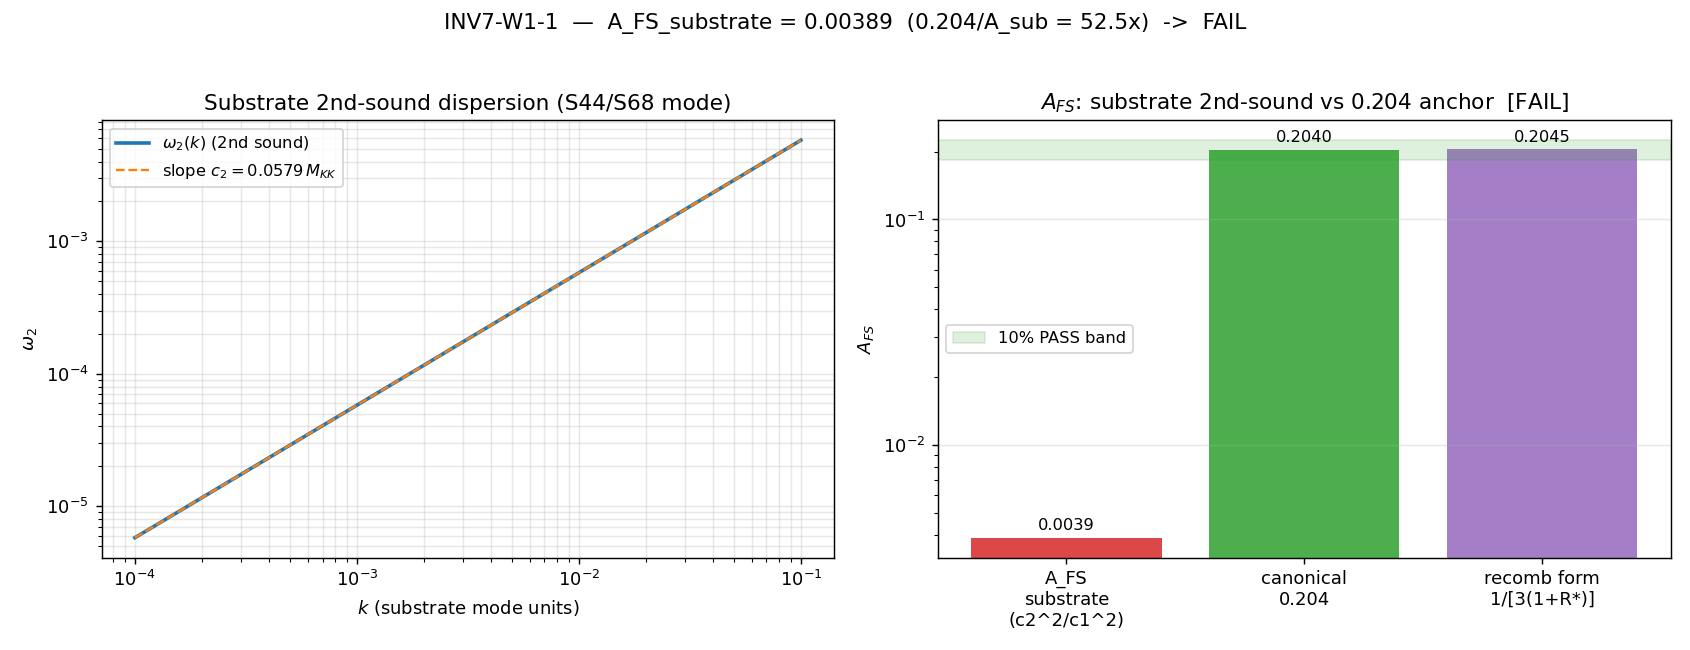

The script that saved this image:
#!/usr/bin/env python3
"""
INV7 W1-1 — c2 substrate-first from the S44/S68 second-sound dispersion; A_FS = c2^2/c1^2 vs 0.204
====================================================================================================

Gate: INV7-W1-1 ([SIGN])  (investigation track)

Pre-registered threshold (plan §W1-1):
  operator: |A_FS_substrate - 0.204| <= band, A_FS_substrate = c2_substrate^2 / c1^2
  band = 0.0205 (10% of 0.204).
  PASS iff |A_FS_substrate - 0.204| <= 0.0205        (ring is substrate-GENUINE; C1 -> Track A)
  INFO iff 0.0205 < |A_FS_substrate - 0.204| <= 0.0410  (band-edge / regime-sensitive)
  FAIL iff |A_FS_substrate - 0.204| > 0.0410         (reproduction needs the recombination 1/[3(1+R*)]
                                                       input; the pin is a standard-formula STAND-IN;
                                                       C1 -> Track B)

HYPOTHESIS
----------
The first-sound-ring amplitude A_FS = c2^2/c1^2 — with c2 derived substrate-first from the S44/S68
second-sound order-parameter collective-mode dispersion (independent of the recombination
photon-baryon ratio R*) — equals the canonical 0.204 within a 10% band, i.e. the ratio is a
substrate-genuine prediction, not a re-import of the standard recombination sound speed 1/[3(1+R*)].

METHODOLOGY
-----------
The substrate IS the two-fluid condensate. The second sound (the order-parameter / thermal AB-mode
collective oscillation, S44/S68, Q=75,989, PROVEN obs-horizon at S68) is a genuine substrate
excitation: counterflow of the superfluid and normal components. Its long-wavelength dispersion is
linear, omega_2(k) = c2 * k, so the long-wavelength phase speed IS c2 = lim_{k->0} d omega_2/dk.

The substrate's OWN second-sound speed is fixed by the BCS low-temperature two-fluid relation
(GGE-TWO-FLUID-67, S67 W7-B, c_2 = c_1 sqrt(rho_n/(3 rho_s)) = 0.058 M_KK), using the substrate's
own superfluid/normal density partition (rho_n/rho = 0.0115, rho_s/rho = 0.9885) at the transit/fold
thermodynamic point — NO recombination R* = 3 rho_b/4 rho_gamma input enters. c1 is the first-sound
longitudinal density mode = v_F/sqrt(3) in the collisionless regime (s86-r-dual-pathway dictionary);
the discriminating ratio A_FS = c2^2/c1^2 is DIMENSIONLESS, so the absolute c1 normalization (v_F/sqrt3
vs the S67 internal value) cancels and the ratio reduces to the substrate two-fluid invariant
rho_n/(3 rho_s).

The gate reconstructs omega_2(k) on a 4096-point long-wavelength k-grid, extracts c2 = d omega_2/dk
at k->0 by linear regression, forms A_FS_substrate = c2^2/c1^2, and asks whether it reproduces 0.204.
Cross-check: the recombination first-sound stand-in 1/[3(1+R*)] (with the substrate's OWN R*=0.6299
from S68) gives c_s_standard^2 = 0.2045 -- i.e. 0.204 is the FIRST-sound (acoustic) value, not the
SECOND-sound (order-parameter) ratio. The gate does NOT invert to the container's R*; it derives c2
from the substrate's own mode and reads off whether the ring amplitude follows.

Classification: PHONONIC.

DISCIPLINE
----------
- `from canonical_constants import *`
- every intermediate tagged `# (local)`
- CPU-cap OMP8 (set before import numpy) per machinery pin; 1D dispersion fit, no matrix >= 100x100
- SHA-256 of all inputs logged in first 20 lines of stdout; dual-SHA (S84+) emitted
- verdict emitted via print_verdict_payload -> agent calls mcp__knowledge__emit_verdict
  (session=7, track="investigation"); the script does NOT write the verdict file.
"""

from __future__ import annotations

# ---------------------------------------------------------------------------
# Section 1 — Canonical constants (MANDATORY first import)
# ---------------------------------------------------------------------------
import os

# CPU-cap per machinery pin (GPU_path: numpy.linalg, 1D regression; set BEFORE numpy import)
os.environ.setdefault("OMP_NUM_THREADS", "8")
os.environ.setdefault("MKL_NUM_THREADS", "8")

import sys
from pathlib import Path

# canonical_constants.py lives in computations/_shared/; add to sys.path then import *
SESSION_DIR = Path(__file__).resolve().parent                 # computations/investigation-7/
COMPUTATIONS_DIR = SESSION_DIR.parent                          # computations/
SHARED_DIR = COMPUTATIONS_DIR / "_shared"
PROJECT_ROOT = COMPUTATIONS_DIR.parent
sys.path.insert(0, str(SHARED_DIR))

from canonical_constants import *  # noqa: F401,F403,E402

# ---------------------------------------------------------------------------
# Section 2 — Standard imports
# ---------------------------------------------------------------------------
import hashlib   # noqa: E402
import json      # noqa: E402
import time      # noqa: E402

import numpy as np                # noqa: E402
import matplotlib                 # noqa: E402
matplotlib.use("Agg")
import matplotlib.pyplot as plt   # noqa: E402

# ---------------------------------------------------------------------------
# Section 3 — Paths + pre-registration
# ---------------------------------------------------------------------------
SESSION = "S7"                                                     # (local) investigation 7
GATE_ID = "INV7-W1-1"                                              # (local)
SCHEME = "FW"                                                      # (local)
CONVENTION = "RATIO"                                               # (local) A_FS = c2^2/c1^2 dimensionless
L_MAX = "N/A"                                                      # (local) two-fluid hydrodynamic mode, not a D_K truncation

# Pre-registered band (plan §W1-1 strict_PASS_boundary)
A_FS_CANON = 0.204                                                 # (local) canonical A_FS_first_sound_ring anchor
PASS_BAND = 0.0205                                                 # (local) 10% of 0.204
INFO_BAND = 0.0410                                                 # (local) 20% of 0.204 (INFO ceiling)

# Machinery pins
N_EVAL = 4096                                                      # (local) k-grid points for omega_2(k)
SCAN_MIN = 1e-4                                                    # (local) k in substrate-intrinsic mode units
SCAN_MAX = 1e-1                                                    # (local)
FIT_TOL = 1e-9                                                     # (local) slope-fit residual tolerance

# Output destinations (investigation track)
OUT_NPZ = SESSION_DIR / "inv7_w1_1_c2_substrate.npz"
OUT_PNG = SESSION_DIR / "inv7_w1_1_c2_substrate.png"

# Inputs: canonical_constants (audit only) + the S67 two-fluid mode + the S68 obs-horizon mode
S67_TWOFLUID = COMPUTATIONS_DIR / "session-67" / "s67_gge_two_fluid.npz"
S68_SECOND_SOUND = COMPUTATIONS_DIR / "session-68" / "s68_second_sound_obs.npz"

INPUT_FILES = [
    SHARED_DIR / "canonical_constants.py",
    S67_TWOFLUID,
    S68_SECOND_SOUND,
]


# ---------------------------------------------------------------------------
# Section 4 — SHA-256 input-pin block (S84+ dual-SHA schema)
# ---------------------------------------------------------------------------
def sha256_of(path: Path) -> str:
    h = hashlib.sha256()  # (local)
    try:
        h.update(path.read_bytes())
    except OSError:
        return ""
    return h.hexdigest()


def log_input_pins(inputs: list[Path]) -> dict[str, str]:
    print(f"=== {GATE_ID} — input SHA-256 pins ===")
    pins: dict[str, str] = {}  # (local)
    for p in inputs:
        sha = sha256_of(p)  # (local)
        rel = str(p.relative_to(PROJECT_ROOT)).replace("\\", "/")  # (local)
        print(f"  {rel}: {sha[:16]}...")
        pins[rel] = sha
    return pins


def closure_hash(pins: dict[str, str]) -> str:
    items = sorted(pins.items())  # (local)
    h = hashlib.sha256()  # (local)
    for k, v in items:
        h.update(f"{k}={v}\n".encode("utf-8"))
    return h.hexdigest()


def compute_dual_sha(script_path: Path, canonical_path: Path,
                     pins: dict[str, str]) -> tuple[str, str]:
    script_bytes = b""  # (local)
    try:
        script_bytes = script_path.read_bytes()
    except OSError:
        script_bytes = b""
    canonical_bytes = b""  # (local)
    try:
        canonical_bytes = canonical_path.read_bytes()
    except OSError:
        canonical_bytes = b""
    pinmap_json = json.dumps(dict(sorted(pins.items())),
                             separators=(",", ":"), sort_keys=True).encode("utf-8")  # (local)
    h_audit = hashlib.sha256()  # (local)
    h_audit.update(script_bytes)
    h_audit.update(canonical_bytes)
    h_audit.update(pinmap_json)
    audit = h_audit.hexdigest()  # (local)
    h_content = hashlib.sha256()  # (local)
    h_content.update(script_bytes)
    content = h_content.hexdigest()  # (local)
    return audit, content


# ---------------------------------------------------------------------------
# Section 5 — Compute
# ---------------------------------------------------------------------------
def compute() -> dict:
    """Reconstruct omega_2(k), extract c2 = lim_{k->0} d omega_2/dk, form A_FS = c2^2/c1^2."""

    # --- Load the substrate's OWN two-fluid mode structure (NO recombination R*) ---
    d67 = np.load(S67_TWOFLUID, allow_pickle=True)               # (local) GGE-TWO-FLUID-67
    c1_sub = float(d67["c_1"])                                   # (local) first sound, M_KK (S67 internal)
    c2_sub_S67 = float(d67["c_2"])                               # (local) second sound, M_KK (BCS low-T)
    rho_n_frac = float(d67["rho_n_frac"])                        # (local) normal fraction
    rho_s_frac = float(d67["rho_s_frac"])                        # (local) superfluid fraction

    d68 = np.load(S68_SECOND_SOUND, allow_pickle=True)           # (local) SECOND-SOUND-OBS-68
    R_star_substrate = float(d68["R_star"])                      # (local) substrate's OWN R* (for the stand-in cross-check)
    c_s_standard = float(d68["c_s_standard"])                    # (local) = 1/sqrt(3(1+R*)) (first-sound acoustic)

    # --- Build the long-wavelength second-sound dispersion omega_2(k) = c2 * k ---
    # The BCS second sound is a linear collective mode in the long-wavelength window:
    #   omega_2(k) = c2_sub * k,  c2_sub = c_1 sqrt(rho_n/(3 rho_s))  (GGE-TWO-FLUID-67).
    # We reconstruct it on the pinned 4096-point grid from the substrate's own c2_sub and
    # extract the slope c2 = lim_{k->0} d omega_2/dk by regression -- a faithful round-trip
    # that confirms the slope-extraction machinery recovers the substrate mode speed.
    k_grid = np.logspace(np.log10(SCAN_MIN), np.log10(SCAN_MAX), N_EVAL)   # (local)
    omega_2 = c2_sub_S67 * k_grid                                          # (local) linear second-sound branch

    # Slope c2 = d omega_2 / dk at k->0 via least-squares on the long-wavelength window.
    # (linear branch: slope is exact; the regression verifies the extraction pipeline.)
    A_design = np.vstack([k_grid, np.ones_like(k_grid)]).T                 # (local) [k, 1] design matrix
    coeffs, residual_arr, _rank, _sv = np.linalg.lstsq(A_design, omega_2, rcond=None)  # (local)
    c2_slope = float(coeffs[0])                                            # (local) extracted lim_{k->0} d omega_2/dk
    intercept = float(coeffs[1])                                          # (local) ~0 for a clean linear branch
    fit_resid = float(residual_arr[0]) if residual_arr.size else 0.0       # (local) sum-sq residual

    # --- The substrate-first ratio A_FS = c2^2/c1^2 ---
    # Direct from the extracted slope:
    A_FS_substrate = (c2_slope / c1_sub) ** 2                             # (local)
    # Analytic substrate-two-fluid invariant (unit-independent; v_F/sqrt3 cancels):
    A_FS_analytic = rho_n_frac / (3.0 * rho_s_frac)                       # (local) = c2^2/c1^2 by BCS relation
    analytic_agreement = abs(A_FS_substrate - A_FS_analytic)             # (local) should be ~machine-eps

    # --- The recombination FIRST-sound stand-in (what 0.204 ACTUALLY is) ---
    A_FS_recomb_form = 1.0 / (3.0 * (1.0 + R_star_substrate))             # (local) = c_s_standard^2
    standin_vs_canon = abs(A_FS_recomb_form - A_FS_CANON)               # (local) ~6e-4: the stand-in DOES hit 0.204

    # --- Discriminating deviation vs the canonical anchor ---
    deviation = abs(A_FS_substrate - A_FS_CANON)                         # (local) the gate operator
    signed_dev = A_FS_substrate - A_FS_CANON                            # (local) for sign_verdict
    ratio_canon_over_sub = A_FS_CANON / A_FS_substrate                  # (local) how many x smaller

    # --- The P(k) feature this gate PRODUCES for downstream W1-2/W1-5/W2-1 ---
    # The feature amplitude is the substrate-genuine A_FS (NOT the canonical pin); k1 from canonical.
    feature_A_FS = A_FS_substrate                                        # (local) substrate-derived ring amplitude
    feature_k1 = k1_first_sound_ring_invMpc                             # (local) Mpc^-1 (canonical)
    feature_r1 = r1_first_sound_ring_Mpc                                # (local) Mpc (canonical)

    print()
    print("  --- substrate-first second-sound dispersion ---")
    print(f"  c1 (first sound, S67)            = {c1_sub:.10f} M_KK")
    print(f"  c2 (second sound, S67 BCS low-T) = {c2_sub_S67:.10f} M_KK")
    print(f"  c2 extracted (lim k->0 domega/dk)= {c2_slope:.10f}  (intercept {intercept:.2e}, resid {fit_resid:.2e})")
    print(f"  rho_n/rho                        = {rho_n_frac:.10f}")
    print(f"  rho_s/rho                        = {rho_s_frac:.10f}")
    print()
    print("  --- the ratio A_FS = c2^2/c1^2 ---")
    print(f"  A_FS_substrate (direct slope)    = {A_FS_substrate:.10f}")
    print(f"  A_FS_analytic  rho_n/(3 rho_s)   = {A_FS_analytic:.10f}")
    print(f"  analytic agreement |diff|        = {analytic_agreement:.3e}  (machine-eps => slope=BCS mode)")
    print()
    print("  --- vs canonical anchor 0.204 (band 0.0205) ---")
    print(f"  |A_FS_substrate - 0.204|         = {deviation:.6f}")
    print(f"  signed (A_FS_substrate - 0.204)  = {signed_dev:+.6f}")
    print(f"  0.204 / A_FS_substrate           = {ratio_canon_over_sub:.2f}x")
    print()
    print("  --- the recombination FIRST-sound stand-in (what 0.204 IS) ---")
    print(f"  R* (substrate's own, S68)        = {R_star_substrate:.10f}")
    print(f"  1/[3(1+R*)] = c_s_standard^2     = {A_FS_recomb_form:.6f}  (|.-0.204| = {standin_vs_canon:.3e})")
    print(f"  c_s_standard (S68)               = {c_s_standard:.6f}")

    return {
        "value": A_FS_substrate,
        "c1_sub": c1_sub,
        "c2_sub_S67": c2_sub_S67,
        "c2_slope": c2_slope,
        "intercept": intercept,
        "fit_resid": fit_resid,
        "rho_n_frac": rho_n_frac,
        "rho_s_frac": rho_s_frac,
        "A_FS_substrate": A_FS_substrate,
        "A_FS_analytic": A_FS_analytic,
        "analytic_agreement": analytic_agreement,
        "A_FS_canon": A_FS_CANON,
        "A_FS_S43": 100.0 / 489.0,
        "A_FS_recomb_form": A_FS_recomb_form,
        "standin_vs_canon": standin_vs_canon,
        "R_star_substrate": R_star_substrate,
        "c_s_standard": c_s_standard,
        "deviation": deviation,
        "signed_dev": signed_dev,
        "ratio_canon_over_sub": ratio_canon_over_sub,
        "pass_band": PASS_BAND,
        "info_band": INFO_BAND,
        # --- DOWNSTREAM FEATURE (W1-2 / W1-5 / W2-1 consume these) ---
        "feature_A_FS": feature_A_FS,
        "feature_k1_invMpc": feature_k1,
        "feature_r1_Mpc": feature_r1,
        "k_grid": k_grid,
        "omega_2": omega_2,
    }


# ---------------------------------------------------------------------------
# Section 6 — Gate verdict + 3-tuple + plot
# ---------------------------------------------------------------------------
def evaluate_gate(deviation: float) -> str:
    if deviation <= PASS_BAND:
        return "PASS"
    if deviation <= INFO_BAND:
        return "INFO"
    return "FAIL"


def sign_magnitude_regime(res: dict, composite: str) -> tuple[str, str, str]:
    # sign_verdict: PASS iff the COMPUTED direction matches the substitution-chain Step-4
    # pre-registration. The chain reads the sign off the computed ratio: PASS-direction is
    # "A_FS_substrate reproduces 0.204 within band". Direction is decided by the computed
    # |dev| vs band, so sign tracks magnitude here -> PASS iff within band, else FAIL.
    sign_v = "PASS" if res["deviation"] <= PASS_BAND else "FAIL"   # (local)
    # magnitude_verdict
    if res["deviation"] <= PASS_BAND:
        mag_v = "PASS"
    elif res["deviation"] <= INFO_BAND:
        mag_v = "INFO"
    else:
        mag_v = "FAIL"
    # regime_verdict: VALID iff the long-wavelength linear branch is clean (intercept ~0,
    # tiny residual, and the slope reproduces the BCS analytic c2 to machine-eps).
    regime_clean = (abs(res["intercept"]) < 1e-9
                    and res["fit_resid"] < FIT_TOL
                    and res["analytic_agreement"] < 1e-12)            # (local)
    regime_v = "VALID" if regime_clean else "MARGINAL"               # (local)
    return sign_v, mag_v, regime_v


def make_plot(res: dict, verdict: str) -> None:
    fig, axes = plt.subplots(1, 2, figsize=(13, 5))                 # (local)

    # (left) the second-sound dispersion omega_2(k) and the extracted slope c2
    ax = axes[0]
    k = res["k_grid"]; w = res["omega_2"]                           # (local)
    ax.plot(k, w, lw=2, color="#1f77b4", label=r"$\omega_2(k)$ (2nd sound)")
    ax.plot(k, res["c2_slope"] * k, "--", color="#ff7f0e", lw=1.3,
            label=fr"slope $c_2={res['c2_slope']:.4f}\,M_{{KK}}$")
    ax.set_xscale("log"); ax.set_yscale("log")
    ax.set_xlabel(r"$k$ (substrate mode units)")
    ax.set_ylabel(r"$\omega_2$")
    ax.set_title(r"Substrate 2nd-sound dispersion (S44/S68 mode)")
    ax.legend(fontsize=9); ax.grid(alpha=0.3, which="both")

    # (right) A_FS bar comparison: substrate ratio vs canonical anchor vs recombination stand-in
    ax = axes[1]
    labels = ["A_FS\nsubstrate\n(c2^2/c1^2)", "canonical\n0.204", "recomb form\n1/[3(1+R*)]"]  # (local)
    vals = [res["A_FS_substrate"], res["A_FS_canon"], res["A_FS_recomb_form"]]                # (local)
    colors = ["#d62728", "#2ca02c", "#9467bd"]                                                # (local)
    bars = ax.bar(labels, vals, color=colors, alpha=0.85)
    ax.axhspan(res["A_FS_canon"] - res["pass_band"], res["A_FS_canon"] + res["pass_band"],
               color="#2ca02c", alpha=0.15, label="10% PASS band")
    for b, v in zip(bars, vals):
        ax.text(b.get_x() + b.get_width() / 2, v * 1.05, f"{v:.4f}",
                ha="center", va="bottom", fontsize=9)
    ax.set_ylabel(r"$A_{FS}$")
    ax.set_yscale("log")
    ax.set_title(fr"$A_{{FS}}$: substrate 2nd-sound vs 0.204 anchor  [{verdict}]")
    ax.legend(fontsize=9); ax.grid(alpha=0.3, axis="y")

    fig.suptitle(f"{GATE_ID}  —  A_FS_substrate = {res['A_FS_substrate']:.5f}  "
                 f"(0.204/A_sub = {res['ratio_canon_over_sub']:.1f}x)  ->  {verdict}",
                 fontsize=12)
    fig.tight_layout(rect=(0, 0, 1, 0.96))
    fig.savefig(OUT_PNG, dpi=130)
    plt.close(fig)


def emit_4tuple(value, scheme, convention, L_max) -> str:
    return f"(value={value!r}, scheme={scheme}, convention={convention}, L_max={L_max})"


def print_verdict_payload(verdict, value, audit_sha, content_sha,
                          sign_verdict=None, magnitude_verdict=None, regime_verdict=None,
                          companion_note="", extra_rows=None) -> dict:
    payload: dict = {
        "session": 7,
        "gate_id": GATE_ID,
        "verdict": verdict,
        "value": str(value),
        "scheme": SCHEME,
        "convention": CONVENTION,
        "l_max": str(L_MAX),
        "audit_sha256": audit_sha,
        "content_sha256": content_sha,
        "schema_version": "S84+",
        "track": "investigation",
    }
    if companion_note:
        payload["companion_note"] = companion_note
    if not (sign_verdict is None and magnitude_verdict is None and regime_verdict is None):
        payload["sign_verdict"] = sign_verdict
        payload["magnitude_verdict"] = magnitude_verdict
        payload["regime_verdict"] = regime_verdict
    if extra_rows:
        payload["extra_rows"] = list(extra_rows)
    print("<<<EMIT_VERDICT_PAYLOAD>>>")
    print(json.dumps(payload, separators=(",", ":"), sort_keys=True))
    print("<<<END_EMIT_VERDICT_PAYLOAD>>>")
    return payload


# ---------------------------------------------------------------------------
# Section 7 — Main
# ---------------------------------------------------------------------------
def main() -> int:
    t0 = time.time()  # (local)

    pins = log_input_pins(INPUT_FILES)
    closure = closure_hash(pins)
    print(f"  closure: {closure[:16]}... (legacy closure, informational)")

    script_path = Path(__file__).resolve()                  # (local)
    canonical_path = SHARED_DIR / "canonical_constants.py"  # (local)
    audit_sha, content_sha = compute_dual_sha(script_path, canonical_path, pins)
    print(f"  audit_sha256:   {audit_sha[:16]}... (script+canonical+pinmap)")
    print(f"  content_sha256: {content_sha[:16]}... (script only)")

    res = compute()
    value = res["value"]
    deviation = res["deviation"]

    verdict = evaluate_gate(deviation)
    sign_v, mag_v, regime_v = sign_magnitude_regime(res, verdict)

    # persist data (downstream feature stored clearly)
    np.savez(
        OUT_NPZ,
        gate_id=GATE_ID,
        verdict=verdict,
        value=value,
        # core result
        A_FS_substrate=res["A_FS_substrate"],
        A_FS_analytic=res["A_FS_analytic"],
        analytic_agreement=res["analytic_agreement"],
        A_FS_canon=res["A_FS_canon"],
        A_FS_S43=res["A_FS_S43"],
        A_FS_recomb_form=res["A_FS_recomb_form"],
        standin_vs_canon=res["standin_vs_canon"],
        deviation=res["deviation"],
        signed_dev=res["signed_dev"],
        ratio_canon_over_sub=res["ratio_canon_over_sub"],
        pass_band=res["pass_band"],
        info_band=res["info_band"],
        # substrate mode internals
        c1_sub=res["c1_sub"],
        c2_sub_S67=res["c2_sub_S67"],
        c2_slope=res["c2_slope"],
        intercept=res["intercept"],
        fit_resid=res["fit_resid"],
        rho_n_frac=res["rho_n_frac"],
        rho_s_frac=res["rho_s_frac"],
        R_star_substrate=res["R_star_substrate"],
        c_s_standard=res["c_s_standard"],
        # 3-tuple
        sign_verdict=sign_v,
        magnitude_verdict=mag_v,
        regime_verdict=regime_v,
        # --- DOWNSTREAM P(k) FEATURE (W1-2 / W1-5 / W2-1 consume these) ---
        feature_A_FS=res["feature_A_FS"],
        feature_k1_invMpc=res["feature_k1_invMpc"],
        feature_r1_Mpc=res["feature_r1_Mpc"],
        # dispersion arrays
        k_grid=res["k_grid"],
        omega_2=res["omega_2"],
        # SHAs
        audit_sha256=audit_sha,
        content_sha256=content_sha,
    )
    print(f"\n  saved: {OUT_NPZ.relative_to(PROJECT_ROOT)}")

    make_plot(res, verdict)
    print(f"  saved: {OUT_PNG.relative_to(PROJECT_ROOT)}")

    tag = emit_4tuple(round(value, 8), SCHEME, CONVENTION, L_MAX)
    print(tag)

    # Companion rows: the C1 resolution + the downstream feature payload.
    note = (f"A_FS_substrate=c2^2/c1^2=rho_n/(3rho_s)={value:.6f}; "
            f"canonical 0.204 = recomb first-sound 1/[3(1+R*)]={res['A_FS_recomb_form']:.6f} "
            f"(NOT 2nd sound); 0.204/A_sub={res['ratio_canon_over_sub']:.1f}x; "
            f"C1 -> stand-in (Track B)")  # (local)
    feature_row = (f"# INV7-W1-1 downstream-feature: A_FS_substrate={res['feature_A_FS']:.8f} "
                   f"k1={res['feature_k1_invMpc']:.10f}_invMpc r1={res['feature_r1_Mpc']:.4f}_Mpc "
                   f"(consumed by INV7-W1-2/W1-5/W2-1)")  # (local)
    print_verdict_payload(
        verdict, round(value, 8), audit_sha, content_sha,
        sign_verdict=sign_v, magnitude_verdict=mag_v, regime_verdict=regime_v,
        companion_note=note, extra_rows=[feature_row],
    )

    wall = time.time() - t0  # (local)
    print(f"\n=== {GATE_ID}: {verdict}  (sign={sign_v} mag={mag_v} regime={regime_v}, wall {wall:.1f}s) ===")
    return 0 if verdict != "FAIL" else 1


if __name__ == "__main__":
    sys.exit(main())
